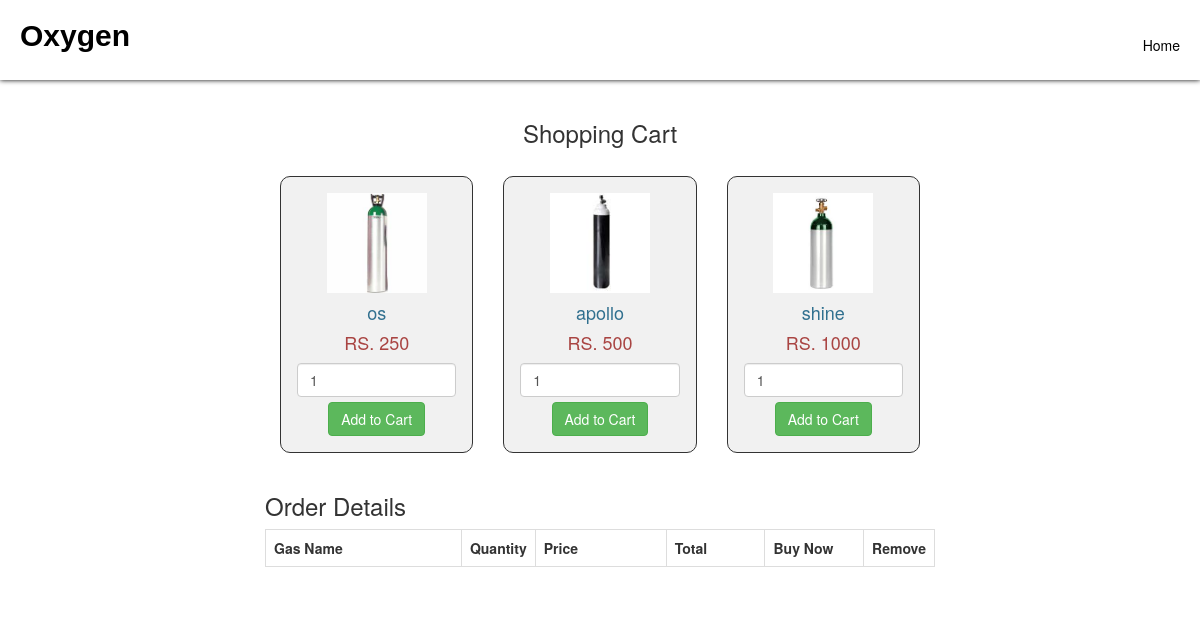
The app's page /user/cart.php with its own data.
### tables this page shows
CREATE TABLE `add_stock` (
  `id` int(11) NOT NULL,
  `water_capacity` int(100) NOT NULL,
  `working_pressure` int(100) NOT NULL,
  `oxygen_purity` int(100) NOT NULL,
  `gas_name` varchar(100) NOT NULL,
  `material` varchar(100) NOT NULL,
  `country` varchar(100) NOT NULL,
  `height` int(100) NOT NULL,
  `gas_type` varchar(100) NOT NULL,
  `photos` text NOT NULL,
  `quantity` int(100) NOT NULL,
  `price` int(100) NOT NULL
);

### user/cart.php (the view, shortened to what this page needs)
<?php
 include "../ocms.php";
 ?>
 <!DOCTYPE html>
 <html>
      <head>
           <link rel="stylesheet" href="https://maxcdn.bootstrapcdn.com/bootstrap/3.3.6/css/bootstrap.min.css" />
      </head>
      <body>
      <header>
	<div id="header">
	     <label style="color: black;">Oxygen</label>
          <ul>
               <li><a href="user.php" style="color: black;">Home</a></li>
          </ul>
	</div>
     </header>
           <br />
           <div class="container" style="width:700px;">
                <h3 align="center">Shopping Cart</h3><br />
                <?php
                $query = "SELECT * FROM add_stock ORDER BY id ASC";
                $result = mysqli_query($con, $query);
                if(mysqli_num_rows($result) > 0)
                {
                     while($row = mysqli_fetch_array($result))
                     {
                ?>
                <div class="col-md-4">
                     <form method="post" action="cart.php?action=add&id=<?php echo $row["id"]; ?>">
                          <div style="border:1px solid #333; background-color:#f1f1f1; border-radius:10px; padding:16px;" align="center">
                               <img class='img-polaroid' src="../photo/<?php echo $row["photos"]; ?>"height = '100px' width = '100px'/><br />
                               <h4 class="text-info"><?php echo $row["gas_name"]; ?></h4>
                               <h4 class="text-danger">RS. <?php echo $row["price"]; ?></h4>
                               <input type="text" name="quantity" class="form-control" value="1" />
                               <input type="submit" name="add_to_cart" style="margin-top:5px;" class="btn btn-success" value="Add to Cart" />
                          </div>
                     </form>
                </div>
                <?php
                     }
                }
                ?>
                <br />
                <h3>Order Details</h3>
                <div class="form-group">
                <div class="table-responsive">
                     <table class="table table-bordered">
                          <tr>
                               <th width="30%">Gas Name</th>
                               <th width="10%">Quantity</th>
                               <th width="20%">Price</th>
                               <th width="15%">Total</th>
                               <th width="15%">Buy Now</th>
                               <th width="10%">Remove</th>
                          </tr>
                     </table>
                </div>
               </div>
           </div>
           <br />
      </body>
 </html>

### user/cart.php (style rules this page uses)
#header { height:80px; width:100%; color:#fff; background-color:linear-gradient(rgba(0, 0, 0, 0.3), rgba(0, 0, 0, 0.15)); text-indent:10px; -webkit-box-shadow:0px 0px 10px 0px black; -moz-box-shadow:0px 0px 10px 0px black; box-shadow:0px 0px 5px 0px black; }
#header label { position:relative; top:15px; color:#fff; text-indent:10px; font-size:30px; clear:both; font-family:arial; }
#header ul { list-style-type:none; position:relative; top: -13px; }
#header ul li { display:inline; position:relative; float:right; margin-right:20px; }
#header ul li a { top: 5px; text-decoration:none; color:#fff; }

### records on screen
add_stock: photos (picture), gas_name "os", price "250"
add_stock: photos (picture), gas_name "apollo", price "500"
add_stock: photos (picture), gas_name "shine", price "1000"
